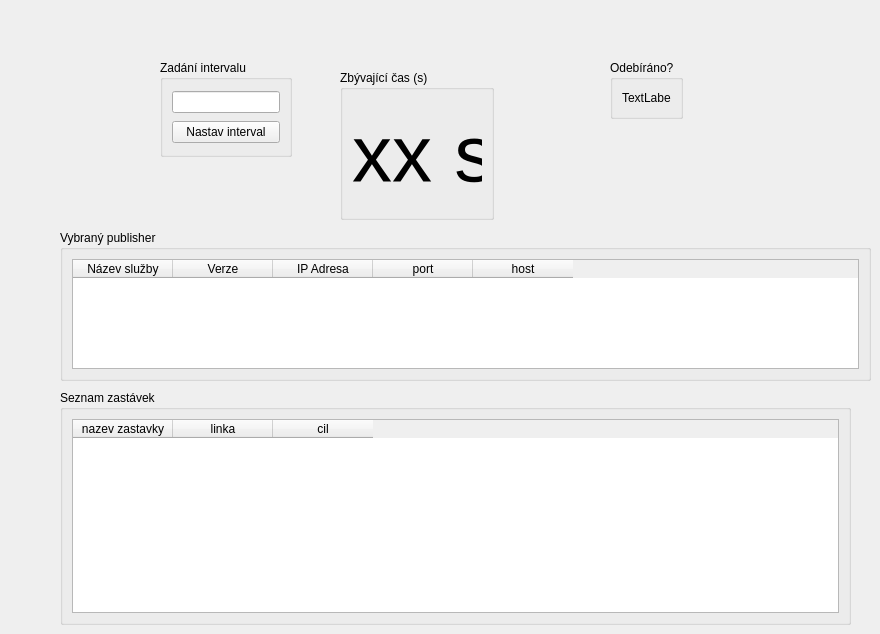
      <widget class="QWidget" name="page_casovac">
       <widget class="QGroupBox" name="groupBox">
        <property name="geometry">
         <rect>
          <x>160</x>
          <y>60</y>
          <width>132</width>
          <height>97</height>
         </rect>
        </property>
        <property name="title">
         <string>Zadání intervalu</string>
        </property>
        <layout class="QVBoxLayout" name="verticalLayout_19">
         <item>
          <widget class="QLineEdit" name="lineEdit"/>
         </item>
         <item>
          <widget class="QPushButton" name="tlacitkoNastavVteriny">
           <property name="text">
            <string>Nastav interval</string>
           </property>
          </widget>
         </item>
        </layout>
       </widget>
       <widget class="QGroupBox" name="groupBox_2">
        <property name="geometry">
         <rect>
          <x>340</x>
          <y>70</y>
          <width>154</width>
          <height>150</height>
         </rect>
        </property>
        <property name="title">
         <string>Zbývající čas (s)</string>
        </property>
        <layout class="QVBoxLayout" name="verticalLayout">
         <item>
          <widget class="QLabel" name="labelZbyvajiciVteriny">
           <property name="font">
            <font>
             <pointsize>60</pointsize>
            </font>
           </property>
           <property name="text">
            <string>xx s</string>
           </property>
          </widget>
         </item>
        </layout>
       </widget>
       <widget class="QGroupBox" name="groupBox_3">
        <property name="geometry">
         <rect>
          <x>610</x>
          <y>60</y>
          <width>73</width>
          <height>59</height>
         </rect>
        </property>
        <property name="title">
         <string>Odebíráno?</string>
        </property>
        <layout class="QVBoxLayout" name="verticalLayout_5">
         <item>
          <widget class="QLabel" name="label_odebirano">
           <property name="text">
            <string>TextLabel</string>
           </property>
          </widget>
         </item>
        </layout>
       </widget>
       <widget class="QGroupBox" name="groupBox_4">
        <property name="geometry">
         <rect>
          <x>60</x>
          <y>390</y>
          <width>791</width>
          <height>235</height>
         </rect>
        </property>
        <property name="title">
         <string>Seznam zastávek</string>
        </property>
        <layout class="QVBoxLayout" name="verticalLayout_22">
         <item>
          <widget class="QTableWidget" name="tableWidget_zastavky">
           <column>
            <property name="text">
             <string>nazev zastavky</string>
            </property>
           </column>
           <column>
            <property name="text">
             <string>linka</string>
            </property>
           </column>
           <column>
            <property name="text">
             <string>cil</string>
            </property>
           </column>
          </widget>
         </item>
        </layout>
       </widget>
       <widget class="QGroupBox" name="groupBox_5">
        <property name="geometry">
         <rect>
          <x>60</x>
          <y>230</y>
          <width>811</width>
          <height>151</height>
         </rect>
        </property>
        <property name="title">
         <string>Vybraný publisher</string>
        </property>
        <layout class="QVBoxLayout" name="verticalLayout_23">
         <item>
          <widget class="QTableWidget" name="tableWidget_odebirano">
           <column>
            <property name="text">
             <string>Název služby</string>
            </property>
           </column>
           <column>
            <property name="text">
             <string>Verze</string>
            </property>
           </column>
           <column>
            <property name="text">
             <string>IP Adresa</string>
            </property>
           </column>
           <column>
            <property name="text">
             <string>port</string>
            </property>
           </column>
           <column>
            <property name="text">
             <string>host</string>
            </property>
           </column>
          </widget>
         </item>
        </layout>
       </widget>
      </widget>
